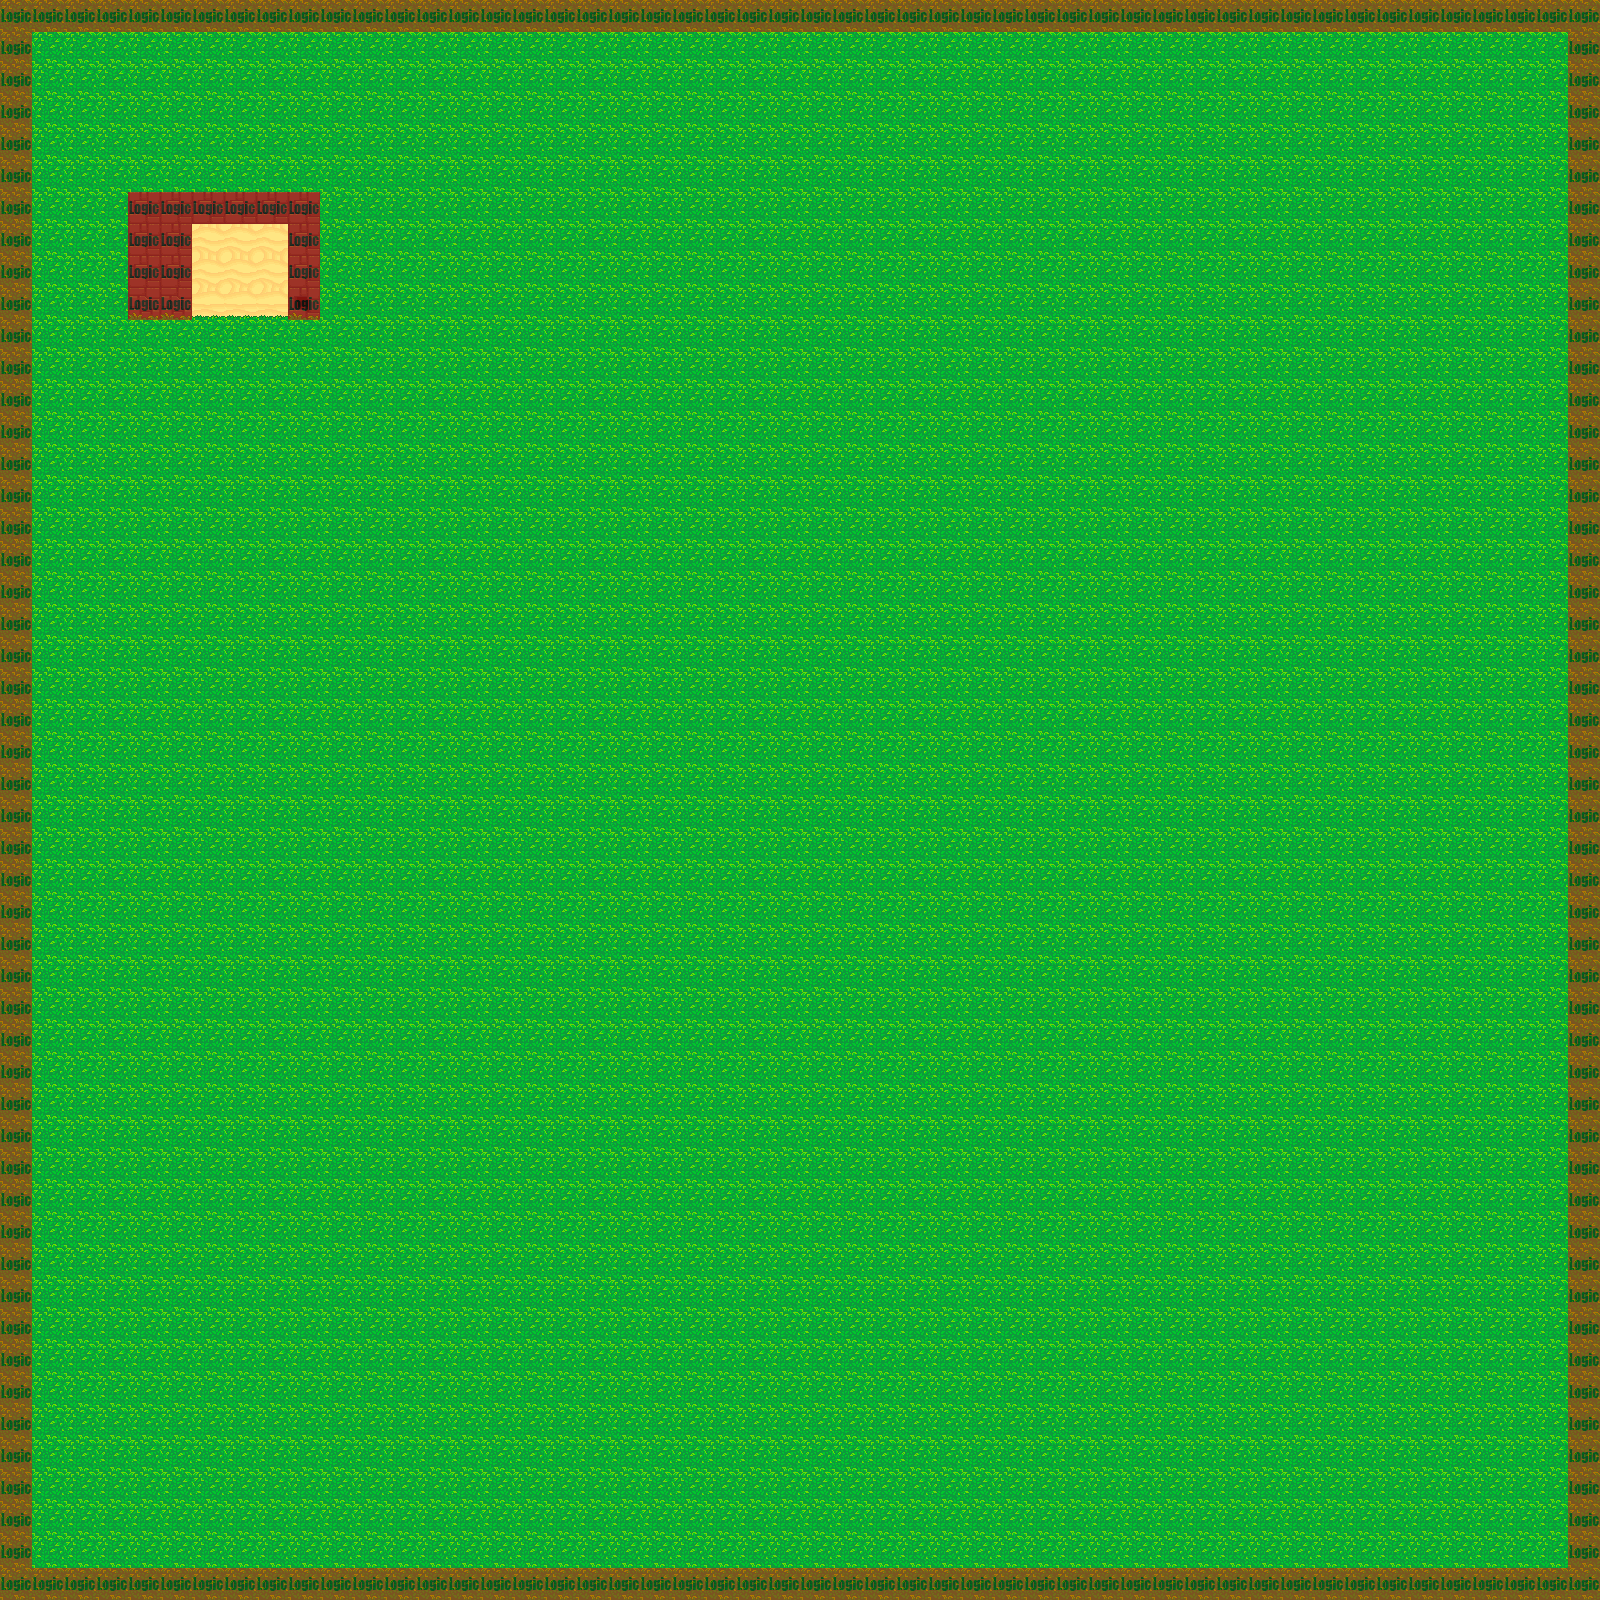

A level layout from a 2D game, rendered from its tile map. Below: a short description, then the map file with tile-grid data replaced by summaries:
An orthogonal 50x50 tile map with 32x32 px tiles, 2 tile layers (main, logic), 2 tilesets and 1 object (backShip).

<map version="1.0" orientation="orthogonal" renderorder="right-down" width="50" height="50" tilewidth="32" tileheight="32" nextobjectid="2">
 <tileset firstgid="1" name="tileset1" tilewidth="32" tileheight="32" tilecount="667">
  <image source="tilesets/tileset1.png" width="736" height="928" />
 </tileset>
 <tileset firstgid="668" name="tilesetlogic" tilewidth="32" tileheight="32" tilecount="1">
  <image source="tilesets/tilesetlogic.png" width="32" height="32" />
 </tileset>
 <layer name="main" width="50" height="50">
  <data>[2500 cells, 2500 non-empty, 6 distinct tile ids]</data>
 </layer>
 <layer name="logic" width="50" height="50" opacity="0.45">
  <data>[2500 cells, 211 non-empty, 1 distinct tile ids]</data>
 </layer>
 <objectgroup name="trigger" width="50" height="50">
  <object id="0" name="backShip" type="backShip" x="197" y="234" width="88" height="75" />
 </objectgroup>
</map>
